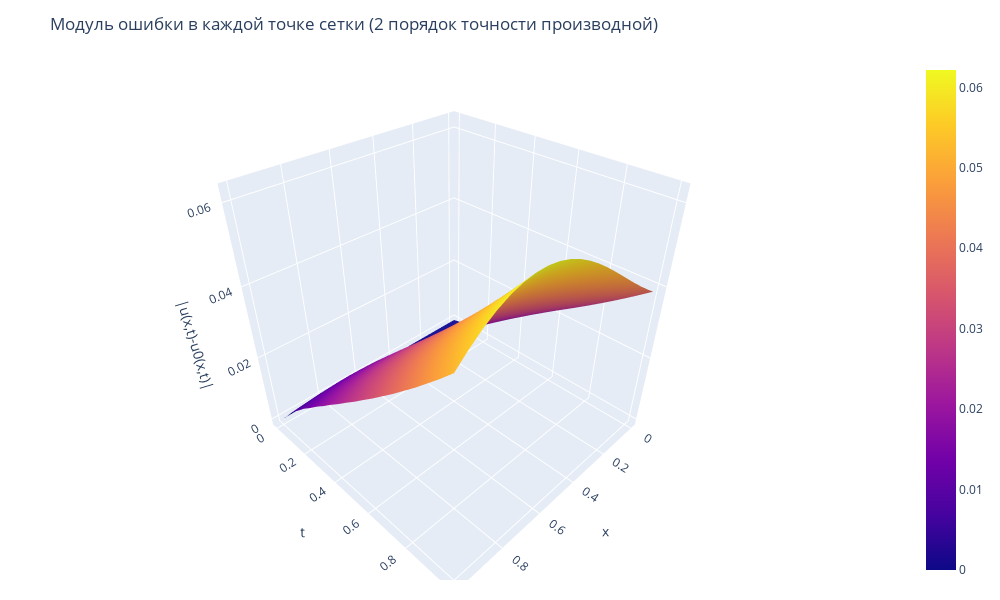

Notebook cell for this chart:
### Code cell
error_graph(order=2)

### Figure 1 — Plotly figure (JSON) as saved in the notebook; plotly's stock layout.template omitted (floating-point values rounded to 4 significant figures; data arrays with more than 128 entries replaced by an {"elided": "..."} marker saying what was removed)
{"data": [{"type": "surface", "x": {"elided": "21x21 float values"}, "y": {"elided": "21x21 float values"}, "z": {"elided": "21x21 float values"}}], "layout": {"height": 600, "margin": {"b": 20, "l": 10, "r": 10, "t": 60}, "scene": {"xaxis": {"title": {"text": "x"}}, "yaxis": {"title": {"text": "t"}}, "zaxis": {"title": {"text": "|u(x,t)-u0(x,t)|"}}}, "title": {"text": "Модуль ошибки в каждой точке сетки (2 порядок точности производной)"}, "width": 1000}}
